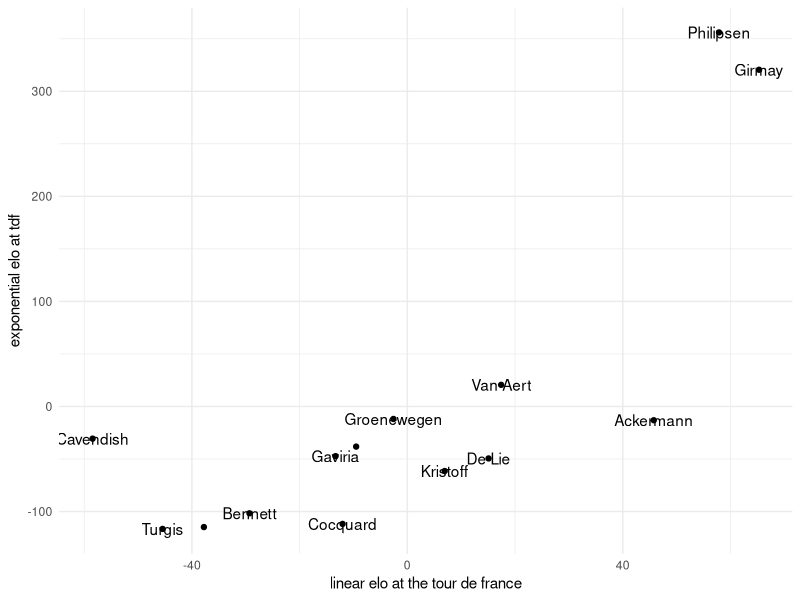
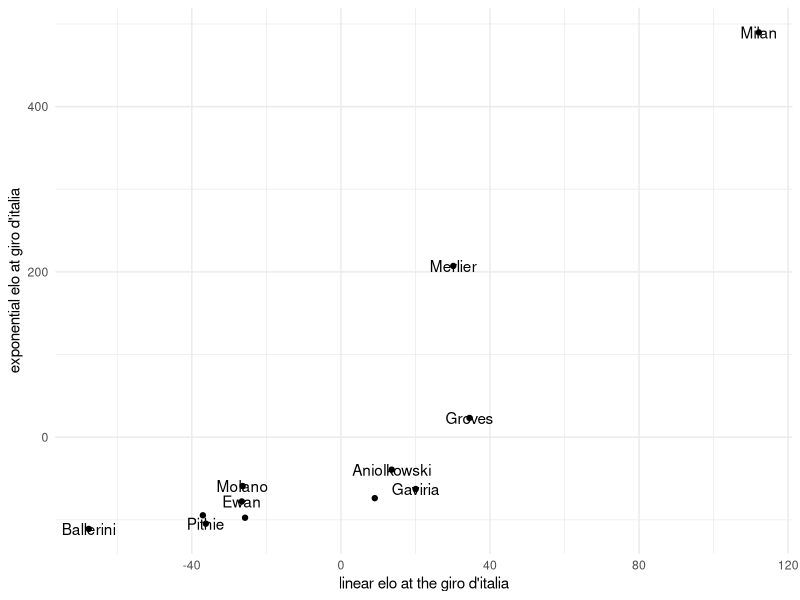
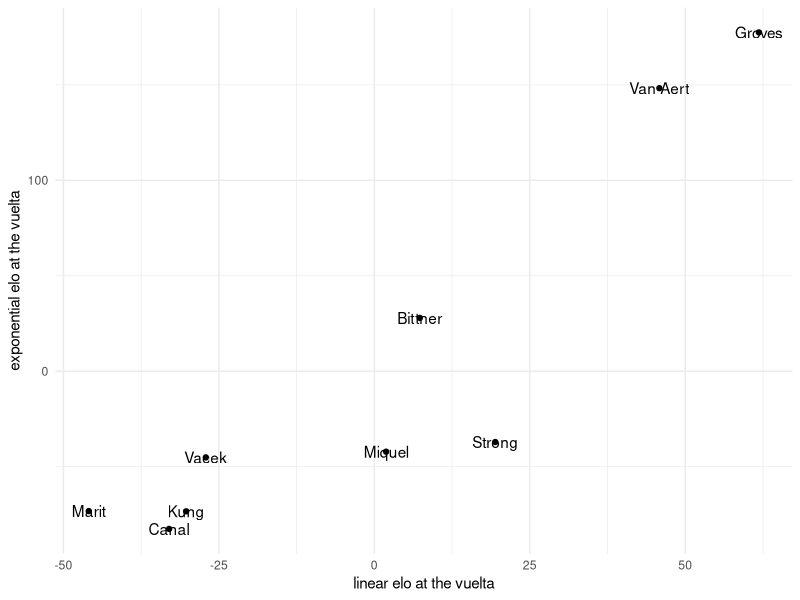

These figures' R source, in order:
#Goal: Elo for sprinters in tdf 2024


#step 1: get dataset with all proper sprinters in tdf and all their sprint results

library(readr)
headtohead <- read_csv("tdf_headtohead.csv")
giro_h2h <- read_csv("giro_headtohead.csv")
vuelta_h2h <- read_csv("vuelta_headtohead.csv")

#step 2: do the elo process

num_riders <- function(rider_vector){
  return (length(rider_vector))
}

#finds the expected score of a rider based on their
ex_score <- function(elo_vector, rider){
  sum <- 0 
  rider_elo <- elo_vector[rider]
  num_riders <- num_riders(elo_vector)
  for (i in 1:num_riders){
    if(i != rider){
      h2hscore <- 1/(1+10^((elo_vector[i]-rider_elo)/400))
      sum = sum + h2hscore
    }
  }
  ex_score <- (2*sum)/(num_riders*(num_riders-1))
  return(ex_score)
}

#setting up the values for each place (can change scaling)
linear_score_vector <- function(num){
  score_values <- vector(length=num)
  for (i in 1:num){
    score <- 2*(num-i)/(num*(num-1))
    score_values[i]<-score
  }
  return (score_values)
}

exponential_score_vector <- function(num, alpha){
  score_values <- vector(length = num)
  for (i in 1:num){
    denominator <- 0
    for (n in 1:num){
      denominator <- denominator + alpha^(num-n)-1
    }
    score <- (alpha^(num-i)-1)/(denominator)
    score_values[i]<-score
  }
  return (score_values)
}

update <- function(scoring_vector, elo_vector, stage_vector, rider){
  actual_result <- scoring_vector[stage_vector[rider]]
  expected_result <- ex_score(elo_vector, rider)
  updated_elo = elo_vector[rider] + 20*(num_riders(elo_vector)-1)*(actual_result-expected_result)
  return (updated_elo)
}

elo <- function(df, scoring_vector){
  rider_vector <- unlist(df[1])
  elo_vector <- unlist(df[ncol(df)])
  num_riders <- num_riders(elo_vector)
  for (x in 2:(ncol(df)-1)){
    updated_elo <- vector(length=num_riders)
    stage <- unlist(df[x])
    for (i in 1:num_riders){
      rider_elo <- update(scoring_vector, elo_vector, stage, i)
      updated_elo[i] <- rider_elo
    }
    elo_vector <- updated_elo
  }
  return (updated_elo)
}

scores_14 <- linear_score_vector(14)
scores_12 <- linear_score_vector(12)
scores_9 <- linear_score_vector(9)

exp_2_14 <- exponential_score_vector(14, 2)
exp_2_12 <- exponential_score_vector(12, 2)
exp_2_9 <- exponential_score_vector(9, 2)

rider_elo_tdf <- elo(headtohead,scores_14)
rider_elo_exp2_tdf <- elo(headtohead,exp_2_14)
rider_elo_tdf_df <- data.frame(headtohead$...1,rider_elo_tdf,rider_elo_exp2_tdf)

rider_elo_giro <- elo(giro_h2h,scores_12)
rider_elo_exp2_giro <- elo(giro_h2h,exp_2_12)
rider_elo_giro_df <- data.frame(giro_h2h$...1,rider_elo_giro,rider_elo_exp2_giro)

rider_elo_vuelta <- elo(vuelta_h2h,scores_9)
rider_elo_exp2_vuelta <- elo(vuelta_h2h,exp_2_9)
rider_elo_vuelta_df <- data.frame(vuelta_h2h$...1,rider_elo_vuelta,rider_elo_exp2_vuelta)

#plotting 

library(ggplot2)
tdf <- ggplot(data = rider_elo_tdf_df, aes(x=rider_elo_tdf,y=rider_elo_exp2_tdf)) +
  geom_point() +
  geom_text(label=rider_elo_tdf_df$headtohead....1,check_overlap = TRUE) +
  labs(x="linear elo at the tour de france", y="exponential elo at tdf") +
  theme_minimal() 
tdf

giro <- ggplot(data = rider_elo_giro_df, aes(x=rider_elo_giro,y=rider_elo_exp2_giro)) +
  geom_point() +
  geom_text(label=rider_elo_giro_df$giro_h2h....1,check_overlap = TRUE) +
  labs(x="linear elo at the giro d'italia", y="exponential elo at giro d'italia") +
  theme_minimal() 
giro

vuelta <- ggplot(data = rider_elo_vuelta_df, aes(x=rider_elo_vuelta,y=rider_elo_exp2_vuelta)) +
  geom_point() +
  geom_text(label=rider_elo_vuelta_df$vuelta_h2h....1,check_overlap = TRUE) +
  labs(x="linear elo at the vuelta", y="exponential elo at the vuelta") +
  theme_minimal() 
vuelta



